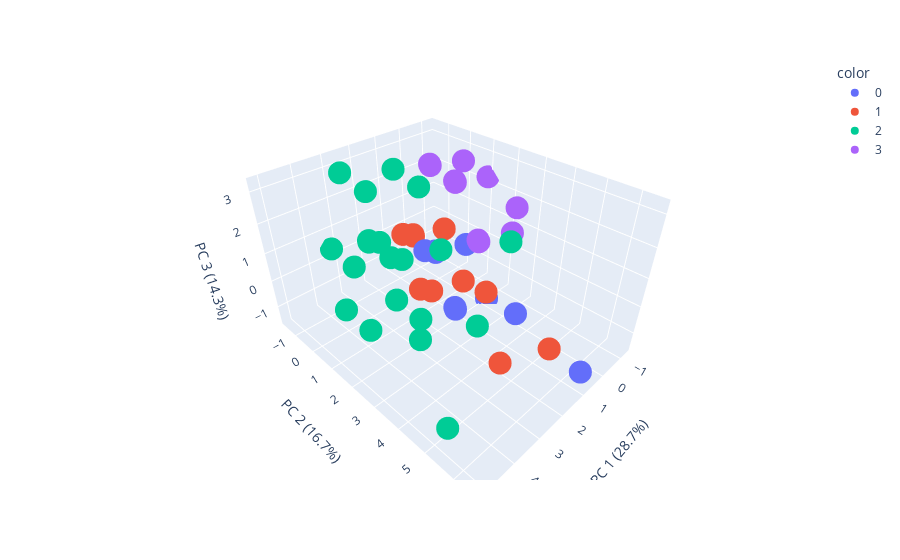

Notebook source saved alongside this figure:
### Markdown cell above
Cette ACP restitue 45.4 % de la variance totale. Ceci est bas, il est donc difficile d'interprèter cette ACP.

La découpe n'est pas très bonne à ce qu'on peut voir, il n'y a pas réellement de groupes d'individus ou d'établissements atypiques. Cependant on ne peut pas juger cette découpe car la variance totale expliquée est inférieure à 67%.

On va essayer de passer en 3 dimensions car peut-être quon récupérera plus d'informations.

### Code cell
pca_3d = PCA(n_components=3)

components_3d = pca_3d.fit_transform(df_scaled)

labels = {
    str(i): f"PC {i+1} ({var:.1f}%)"
    for i, var in enumerate(pca_3d.explained_variance_ratio_ * 100)
}

fig = px.scatter_3d(components_3d, x=0, y=1, z=2, color=df_charte.cluster, labels=labels)
fig.show()

### Figure 1 — Plotly figure (JSON) as saved in the notebook; plotly's stock layout.template omitted (floating-point values rounded to 4 significant figures; data arrays with more than 128 entries replaced by an {"elided": "..."} marker saying what was removed)
{"data": [{"hovertemplate": "color=0<br>PC 1 (28.7%)=%{x}<br>PC 2 (16.7%)=%{y}<br>PC 3 (14.3%)=%{z}<extra></extra>", "legendgroup": "0", "marker": {"color": "#636efa", "symbol": "circle"}, "mode": "markers", "name": "0", "scene": "scene", "showlegend": true, "type": "scatter3d", "x": {"elided": "271 float values"}, "y": {"elided": "271 float values"}, "z": {"elided": "271 float values"}}, {"hovertemplate": "color=1<br>PC 1 (28.7%)=%{x}<br>PC 2 (16.7%)=%{y}<br>PC 3 (14.3%)=%{z}<extra></extra>", "legendgroup": "1", "marker": {"color": "#EF553B", "symbol": "circle"}, "mode": "markers", "name": "1", "scene": "scene", "showlegend": true, "type": "scatter3d", "x": {"elided": "283 float values"}, "y": {"elided": "283 float values"}, "z": {"elided": "283 float values"}}, {"hovertemplate": "color=2<br>PC 1 (28.7%)=%{x}<br>PC 2 (16.7%)=%{y}<br>PC 3 (14.3%)=%{z}<extra></extra>", "legendgroup": "2", "marker": {"color": "#00cc96", "symbol": "circle"}, "mode": "markers", "name": "2", "scene": "scene", "showlegend": true, "type": "scatter3d", "x": {"elided": "171 float values"}, "y": {"elided": "171 float values"}, "z": {"elided": "171 float values"}}, {"hovertemplate": "color=3<br>PC 1 (28.7%)=%{x}<br>PC 2 (16.7%)=%{y}<br>PC 3 (14.3%)=%{z}<extra></extra>", "legendgroup": "3", "marker": {"color": "#ab63fa", "symbol": "circle"}, "mode": "markers", "name": "3", "scene": "scene", "showlegend": true, "type": "scatter3d", "x": [-1.288, -1.145, -1.145, -1.288, -1.288, -1.145, -1.288, -1.288, -1.145, -1.288, -1.145, -1.288, -1.288, -1.288, -1.145, -1.288, -1.288, -1.288, -1.288, -1.145, -1.145, -1.145, -1.145, -1.145, -1.288, -1.145, -1.288, -0.0006375, -1.145, -1.288, 0.0338, -1.145, -1.288, -0.4544, -1.288, -1.288, -1.145, -1.288, -1.288, -0.4544, 0.8326, -1.145, -1.145, 1.285, 0.1422, -1.145, -1.288, -1.145, -1.288, -1.145, -1.288, -1.145, -1.145, 1.285, -1.145, -1.145, -1.145, -1.145, 0.1422, -1.145, -0.4544, -1.145, -1.288, -1.145, 0.867, 0.1766, -1.288, -1.145, -1.288, -1.288, -1.288, -1.145, -1.145, -1.145, -1.145, -1.145, -1.145, -1.145, -1.288, -1.288, -1.288, -1.288, -1.145, -1.288, -1.288, -0.0006375, -1.288, 0.0338, 0.867], "y": [0.9781, 0.008959, 0.008959, 0.9781, 0.9781, 0.008959, 0.9781, 0.9781, 0.008959, 0.9781, 0.008959, 0.9781, 0.9781, 0.9781, 0.008959, 0.9781, 0.9781, 0.9781, 0.9781, 0.008959, 0.008959, 0.008959, 0.008959, 0.008959, 0.9781, 0.008959, 0.9781, 0.73, 0.008959, 0.9781, 0.7931, 0.008959, 0.9781, 2.763, 0.9781, 0.9781, 0.008959, 0.9781, 0.9781, 2.763, 2.515, 0.008959, 0.008959, 4.149, -0.2391, 0.008959, 0.9781, 0.008959, 0.9781, 0.008959, 0.9781, 0.008959, 0.008959, 4.149, 0.008959, 0.008959, 0.008959, 0.008959, -0.2391, 0.008959, 2.763, 0.008959, 0.9781, 0.008959, 2.578, -0.176, 0.9781, 0.008959, 0.9781, 0.9781, 0.9781, 0.008959, 0.008959, 0.008959, 0.008959, 0.008959, 0.008959, 0.008959, 0.9781, 0.9781, 0.9781, 0.9781, 0.008959, 0.9781, 0.9781, 0.73, 0.9781, 0.7931, 2.578], "z": [2.203, 2.503, 2.503, 2.203, 2.203, 2.503, 2.203, 2.203, 2.503, 2.203, 2.503, 2.203, 2.203, 2.203, 2.503, 2.203, 2.203, 2.203, 2.203, 2.503, 2.503, 2.503, 2.503, 2.503, 2.203, 2.503, 2.203, 2.406, 2.503, 2.203, 2.388, 2.503, 2.203, 1.207, 2.203, 2.203, 2.503, 2.203, 2.203, 1.207, 1.409, 2.503, 2.503, 3.255, 2.705, 2.503, 2.203, 2.503, 2.203, 2.503, 2.203, 2.503, 2.503, 3.255, 2.503, 2.503, 2.503, 2.503, 2.705, 2.503, 1.207, 2.503, 2.203, 2.503, 1.391, 2.687, 2.203, 2.503, 2.203, 2.203, 2.203, 2.503, 2.503, 2.503, 2.503, 2.503, 2.503, 2.503, 2.203, 2.203, 2.203, 2.203, 2.503, 2.203, 2.203, 2.406, 2.203, 2.388, 1.391]}], "layout": {"legend": {"title": {"text": "color"}, "tracegroupgap": 0}, "margin": {"t": 60}, "scene": {"domain": {"x": [0, 1], "y": [0, 1]}, "xaxis": {"title": {"text": "PC 1 (28.7%)"}}, "yaxis": {"title": {"text": "PC 2 (16.7%)"}}, "zaxis": {"title": {"text": "PC 3 (14.3%)"}}}}}
